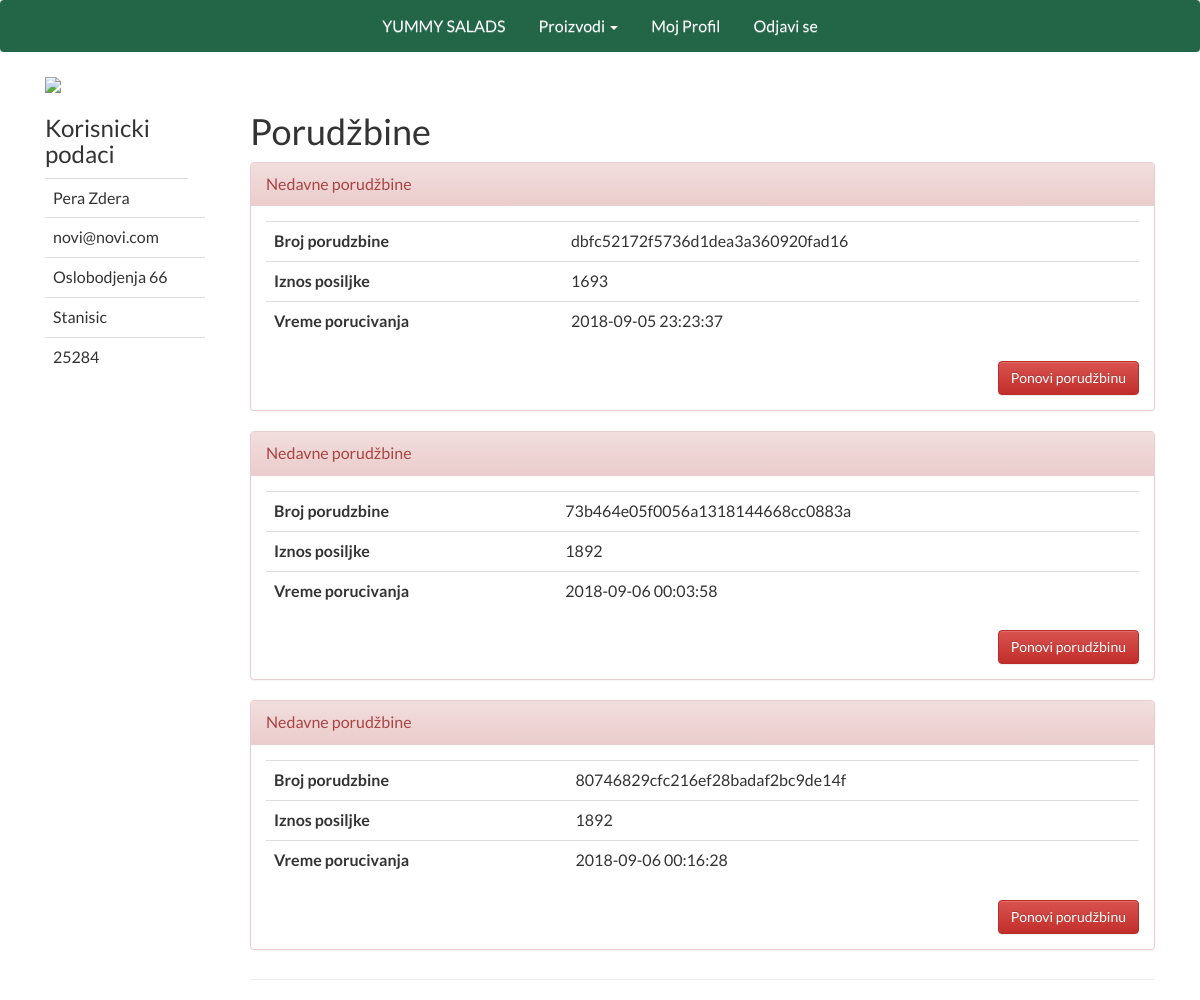
Screenshot of /prethodne_porudzbine.php (signed in) with the database file from the repository.
### tables this page shows
CREATE TABLE `kupac` (
  `idkupac` int(11) NOT NULL,
  `ime` varchar(45) NOT NULL,
  `email` varchar(45) NOT NULL,
  `password` varchar(60) NOT NULL,
  `ulica_broj` varchar(45) NOT NULL,
  `mesto` varchar(45) NOT NULL,
  `post_broj` int(5) NOT NULL,
  `code` varchar(45) DEFAULT NULL
);

CREATE TABLE `porudzbina` (
  `idporudzbina` int(11) NOT NULL,
  `status` enum('1','2','3') NOT NULL,
  `broj_posiljke` varchar(45) DEFAULT NULL,
  `datum_porudzbine` varchar(45) NOT NULL,
  `ukupan_iznos` decimal(10,0) DEFAULT NULL,
  `kupac_idkupac` int(11) NOT NULL
);

### prethodne_porudzbine.php (the view, shortened to what this page needs)
<?php
include ('php-assets/user_session.php');
$userid=$_SESSION['user'];
$userSQL="SELECT * from kupac WHERE idkupac=$userid";
$userResult=mysqli_query($connection, $userSQL);
$user=mysqli_fetch_array($userResult, MYSQLI_ASSOC);
?>
<!DOCTYPE html>
<html lang="en">
<link rel="stylesheet" href="https://maxcdn.bootstrapcdn.com/bootstrap/3.3.7/css/bootstrap.min.css"
>
<link rel="stylesheet" href="https://maxcdn.bootstrapcdn.com/bootstrap/3.3.7/css/bootstrap-theme.min.css"
>
<link href="css/salate.css" rel="stylesheet">
<head>
    <link rel="stylesheet" href="https://maxcdn.bootstrapcdn.com/bootstrap/3.3.7/js/bootstrap.min.js">
    <link href="//maxcdn.bootstrapcdn.com/font-awesome/4.2.0/css/font-awesome.min.css" rel="stylesheet">
</head>
<body>
<nav class="navbar navbar-custom">
    <div class="container-fluid">
        <div class="collapse navbar-collapse" id="bs-example-navbar-collapse-1">
            <ul class="nav navbar-nav">
                <li><a href="index.php">YUMMY SALADS</a></li>
                <li class="dropdown">
                    <a href="#" class="dropdown-toggle" data-toggle="dropdown" role="button" aria-haspopup="true" aria-expanded="false">Proizvodi <span class="caret"></span></a>
                </li>
                <li><a href="user_profile.php">Moj Profil</a></li>
                <li class="right"><a href="php-assets/logout.php">Odjavi se</a> </li>
            </ul>
        </div>
    </div>
</nav>
<div class="container">
    <div class="col-lg-2 col-md-3 col-sm-6 col-xs-12">
        <div class="img-responsive">
            <img src="https://www.brandeps.com/icon-download/U/User-01.svg">
        </div>
        <div>
            <h3>Korisnicki podaci</h3>
        </div>
        <table class="table table-responsive">
            <tr><td><?php echo $user['ime'] ?> </td></tr>
            <tr><td><?php echo $user['email'] ?> <td></tr>
            <tr><td><?php echo $user['ulica_broj'] ?> <td></tr>
            <tr><td><?php echo $user['mesto'] ?> <td></tr>
            <tr><td><?php echo $user['post_broj'] ?> <td></tr>
        </table>
    </div>
    <div class="col-lg-10 col-md-9 col-sm-6 col-xs-12">
        <div class="page-header">
            <h1>Porudžbine </h1>
            <?php
            $SQLporudzbine="SELECT * from porudzbina WHERE kupac_idkupac=$userid";
            $resultPorudzbine=mysqli_query($connection, $SQLporudzbine);
            while ($row=mysqli_fetch_array($resultPorudzbine,MYSQLI_ASSOC)) {
                if ($row['status'] == 3) {
                    echo "
                    <div class=\"panel panel-danger\">
                    <div class=\"panel-heading\">Nedavne porudžbine</div>
                    <div class=\"panel-body\">
                        <table class='table'>
                            <tr><th>Broj porudzbine</th><td>" . $row['broj_posiljke'] . "</td></tr>
                            <tr><th>Iznos posiljke</th><td>" . $row['ukupan_iznos'] . "</td></tr>
                            <tr><th>Vreme porucivanja</th><td>" . $row['datum_porudzbine'] . "</td></tr>
                        </table>
                        <button class='btn btn-danger right ponoviPorudzbinu' data-id='".$row['idporudzbina']."'>Ponovi porudžbinu</button>
                    </div>
                </div>
                ";
                    }
                }
                ?>
        </div>
    </div>
</div>
</body>
</html>

### css/salate.css (style rules this page uses)
body { margin: auto; font-family: 'Lato', sans-serif; font-size: 12pt; }
.page-header { margin-left: 15px; background-image: url("images/vector.jpg"); background-size: 20%; background-repeat: no-repeat; }
@media (max-width:1300px) { .page-header { background-image: none; } }
.navbar-custom { background-color: #226647; color: white; }
.navbar-custom .navbar-nav > li > a { color: #ffffff; background-color: transparent; }
.navbar-nav { float:none; display: block; text-align: center; }
.navbar-nav > li { display: inline-block; float: none; }
.right { float: right; }

### rows the page displays
kupac: ime "Pera Zdera", email "novi@novi.com", ulica_broj "Oslobodjenja 66", mesto "Stanisic", post_broj "25284"
porudzbina: broj_posiljke "dbfc52172f5736d1dea3a360920fad16", ukupan_iznos "1693", datum_porudzbine "2018-09-05 23:23:37"
porudzbina: broj_posiljke "73b464e05f0056a1318144668cc0883a", ukupan_iznos "1892", datum_porudzbine "2018-09-06 00:03:58"
porudzbina: broj_posiljke "80746829cfc216ef28badaf2bc9de14f", ukupan_iznos "1892", datum_porudzbine "2018-09-06 00:16:28"
